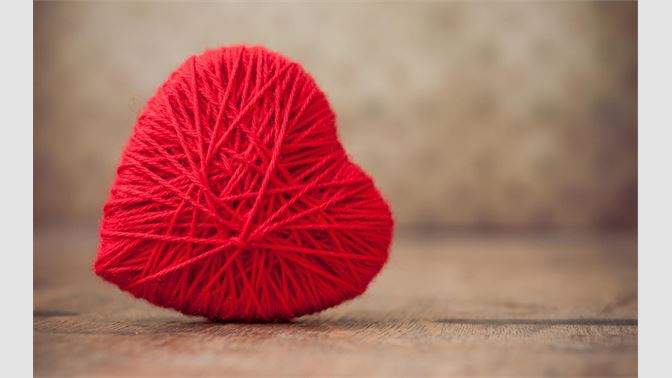
#> input picture images/my_pictures/red_heart.jpeg, 672 x 378 px, found by its file name
$ python img_seg.py
#> lines starting #> are read from the running program, lines starting #| are printed output that depends on the picture; after the words box and inside, x2 and y2 are one past the last pixel; in counts of white or black regions, pixels touching at a corner belong together; long printed decimals are rounded
from skimage.color import rgb2gray
import numpy as np
import matplotlib.pyplot as plt
from mpl_toolkits.mplot3d import Axes3D
#import cv2
#from scipy import ndimage


#https://www.analyticsvidhya.com/blog/2019/04/introduction-image-segmentation-techniques-python/

image = plt.imread('red_heart.jpeg')
#> image is the input picture: shape (378, 672, 3); mean R, G, B 175.5, 115.3, 107.3
print(image.shape)
#| (378, 672, 3)
#plt.imshow(image)
#plt.show()

gray = rgb2gray(image)
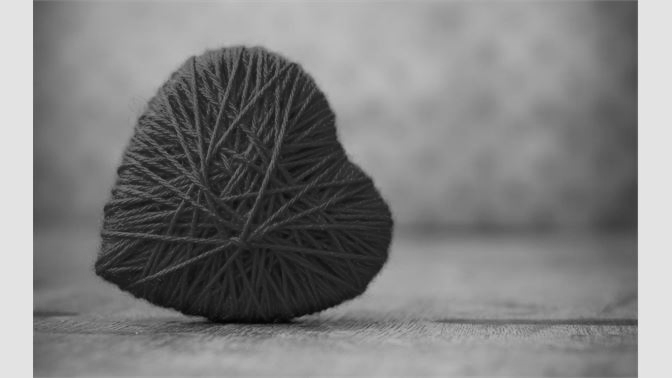
#> gray: shape (378, 672) float64; min 0.0183, max 0.917, mean 0.5
#plt.imshow(gray, cmap='gray')
#plt.show()


ix = gray<0.4  # numpy.ndarray of true and falses
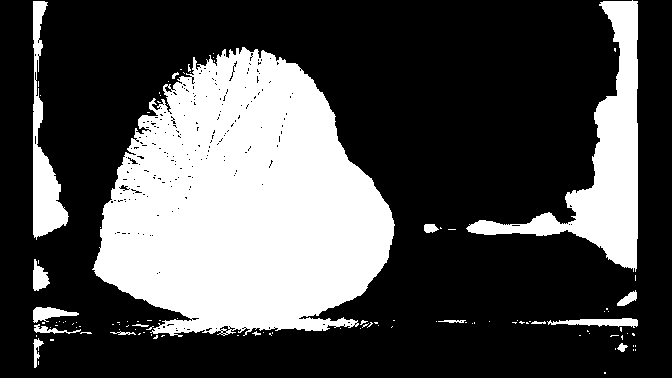
#> ix: shape (378, 672) bool; 30.5% white; 109 white regions (92 under 20 px), largest, box (x1, y1, x2, y2) and area: (92, 47, 395, 337) 60231, (466, 0, 638, 272) 11693, (33, 1, 69, 240) 3105
plt.imshow(ix, cmap='gray')
plt.show()

im_th = image[ix]
m = np.mean(im_th, axis=0)  # get mean rgb values in thresholded image
#> m = [166.5, 28.74, 44.48]
print(m)
#| [166.518  28.740  44.480]
'''
fig = plt.figure()
ax = fig.add_subplot(projection='3d')
ax.scatter(im_th[:,0],im_th[:,1],im_th[:,2])
ax.set_xlabel('Red value')
ax.set_ylabel('Green value')
ax.set_zlabel('Blue value')
plt.show()
'''

#https://matplotlib.org/stable/gallery/mplot3d/scatter3d.html
import cv2
im_hsv = cv2.cvtColor(image, cv2.COLOR_RGB2HSV)
#> im_hsv: shape (378, 672, 3); mean H, S, V 50.4, 108.8, 175.5
im_hsv.shape
imHSVth = im_hsv[ix]
m = np.mean(imHSVth, axis=0)
#> m = [134, 204.2, 166.5]

'''
# HSV picture with segmentation (by thresholding)
fig = plt.figure()
ax = fig.add_subplot(projection='3d')
ax.scatter(imHSVth[:,0],imHSVth[:,1],imHSVth[:,2])
plt.show()
# HSV double thresholded
inx = imHSVth[:,0] < m[0]-5
betterHSV = imHSVth[inx]
fig = plt.figure()
ax = fig.add_subplot(projection='3d')
ax.scatter(betterHSV[:,0], betterHSV[:,1], betterHSV[:,2])
plt.show()

#two blobs on the graph of HSV image, one item and other background
I = im_hsv.reshape([378*672,3])
fig = plt.figure()
ax = fig.add_subplot(projection='3d')
ax.scatter(I[:,0], I[:,1], I[:,2])
plt.show()
'''

# segmentation by HSV color
ixes = im_hsv[:,:,0]<20
#> ixes: shape (378, 672) bool; 75.9% white; 35 black regions (27 under 20 px), largest, box (x1, y1, x2, y2) and area: (93, 45, 395, 323) 59979, (637, 0, 641, 325) 585, (632, 185, 637, 239) 165
plt.imshow(ixes, cmap='gray')
plt.show()

# cut out red object
iii = image[:,:,0] * ~ixes
jjj = image[:,:,1] * ~ixes
kkk = image[:,:,2] * ~ixes
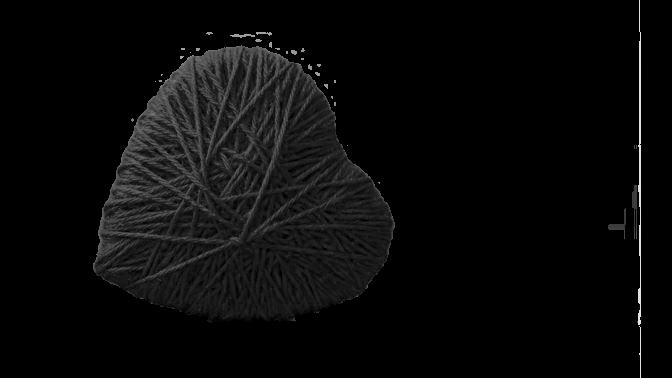
#> kkk: shape (378, 672); min 0, max 234, mean 9.6
newImage = cv2.merge((iii,jjj,kkk))
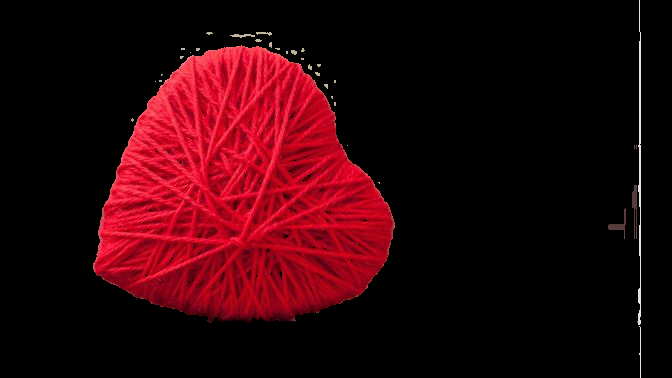
#> newImage: shape (378, 672, 3); mean R, G, B 45.1, 3.9, 9.6
plt.imshow(newImage)
plt.show()


#OTSU - thresholding on grayscale image
from skimage.filters import threshold_otsu
th = threshold_otsu(gray)
#> th = 0.462
gray_th = gray<=th
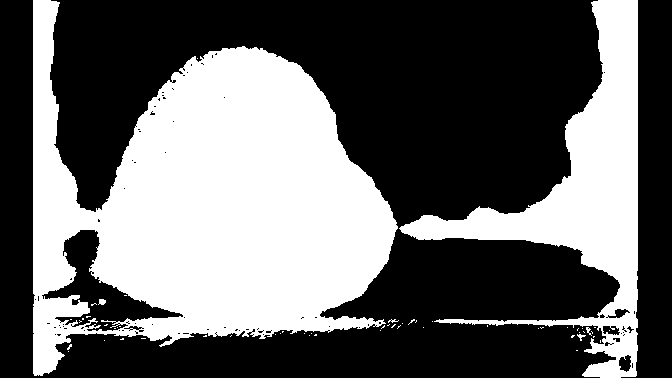
#> gray_th: shape (378, 672) bool; 39.8% white; 56 white regions (50 under 20 px), largest, box (x1, y1, x2, y2) and area: (33, 0, 398, 376) 76418, (399, 0, 638, 378) 24372, (98, 299, 106, 305) 36, (577, 334, 586, 341) 27, (586, 327, 592, 336) 23, (388, 319, 399, 323) 20
plt.imshow(gray_th, cmap='gray')
plt.show()


#OTSU - on Hue  in HSV image
th = threshold_otsu(im_hsv[:,:,0])
#> th = 30
ixes = im_hsv[:,:,0]<th
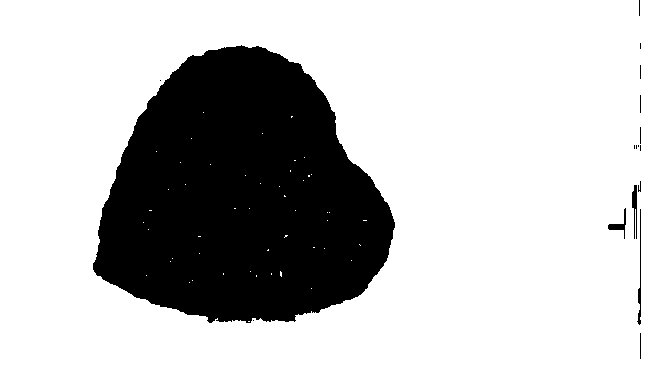
#> ixes: shape (378, 672) bool; 76.1% white; 17 black regions (12 under 20 px), largest, box (x1, y1, x2, y2) and area: (93, 45, 395, 323) 59979, (637, 209, 641, 325) 169, (632, 185, 637, 239) 165, (608, 208, 626, 239) 141, (640, 333, 641, 359) 26
plt.imshow(ixes,cmap='gray')
plt.show()


#HSV color histogram, using Hue
image = plt.imread('red_heart.jpeg')
im_hsv = cv2.cvtColor(image, cv2.COLOR_RGB2HSV)
plt.hist(im_hsv[:,:,0].ravel(), bins=180)
plt.show()
#> figure, not shown here; tallest bar 32308 high, from x = 12.93 to 13.92


plt.hist(gray.ravel(), bins=255)
plt.show()
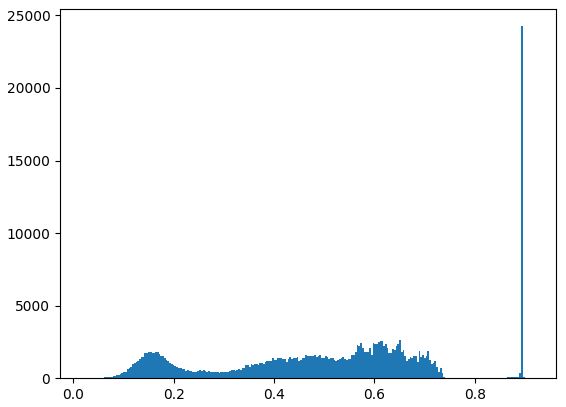
#> figure drawn by matplotlib, 1 panel; tallest bar 24259 high, from x = 0.892 to 0.896
